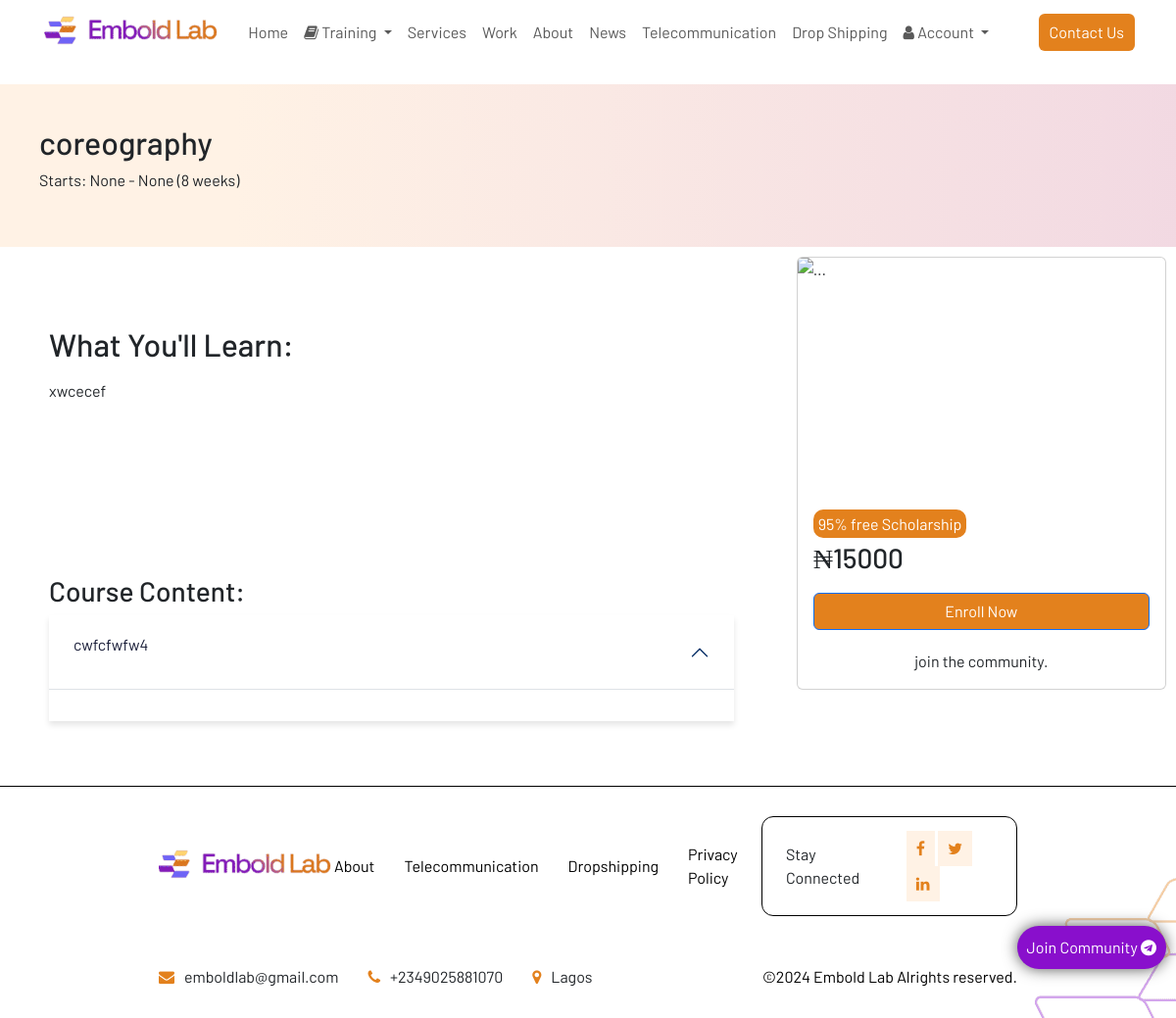
/masterclass/coreography/, run on the app's committed database.
### control/models.py (models this page shows, shortened)
class Bootcamp(models.Model):
    category = models.ForeignKey(Category, related_name='bootcamps', on_delete=models.CASCADE)
    title = models.CharField(max_length=555)
    slug = models.SlugField(max_length=555)
    image = CloudinaryField('image', blank=True, null=True)
    intro = RichTextField(blank=True)
    subdetail = RichTextField(blank=True)
    course_content_title_1 = RichTextField(blank=True)
    course_content_desc_1 = RichTextField(blank=True)
    course_content_title_2 = RichTextField(blank=True)
    course_content_desc_2 = RichTextField(blank=True)
    course_content_title_3 = RichTextField(blank=True)
    course_content_desc_3 = RichTextField(blank=True)
    course_content_title_4 = RichTextField(blank=True)
    course_content_desc_4 = RichTextField(blank=True)
    course_content_title_5 = RichTextField(blank=True)
    course_content_desc_5 = RichTextField(blank=True)
    course_content_title_6 = RichTextField(blank=True)
    course_content_desc_6 = RichTextField(blank=True)
    course_content_title_7 = RichTextField(blank=True)
    course_content_desc_7 = RichTextField(blank=True)
    course_content_title_8 = RichTextField(blank=True)
    course_content_desc_8 = RichTextField(blank=True)
    course_content_title_9 = RichTextField(blank=True)
    course_content_desc_9 = RichTextField(blank=True)
    course_content_title_10 = RichTextField(blank=True)
    course_content_desc_10 = RichTextField(blank=True)
    price = models.FloatField()
    former_price= models.FloatField(blank=True, null=True)
    is_featured = models.BooleanField(default=False)
    is_masterclass = models.BooleanField(default=False)
    is_accelerator = models.BooleanField(default=False)
    start_date = models.DateField(blank=True, null=True)
    end_date = models.DateField(blank=True, null=True)
    date_added = models.DateTimeField(auto_now_add=True)
    thumbnail = models.ImageField(upload_to='uploads/', blank=True, null=True)
    num_visits = models.IntegerField(default=0)
    last_visit = models.DateTimeField(blank=True, null=True)
    class Meta:
        ordering = ('-date_added',)

### control/views.py (the view)
# urls.py: path('<slug:category_slug>/<slug:bootcamp_slug>/', views.bootcamp_detail, name='bootcamp_detail'),
def bootcamp_detail(request, category_slug, bootcamp_slug):
    bootcamp = get_object_or_404(Bootcamp, category__slug=category_slug, slug=bootcamp_slug)
    content_items = []
    for i in range(1, 11):
        title_attr = getattr(bootcamp, f'course_content_title_{i}', None)
        desc_attr = getattr(bootcamp, f'course_content_desc_{i}', None)
        if title_attr:
            content_items.append((title_attr, desc_attr))
    related_bootcamps = Bootcamp.objects.filter(category=bootcamp.category).exclude(id=bootcamp.id)
    categories = Category.objects.all()
    categorized_bootcamps = [
        (category, Bootcamp.objects.filter(category=category)) for category in categories
    ]
    return render(request, 'bootcamp_detail.html', {
        'bootcamp': bootcamp,
        'related_bootcamps': related_bootcamps,
        'categorized_bootcamps': categorized_bootcamps,
        'categories': categories,
        'content_items': content_items,  # Pass the processed content items to the template
    })

### control/templates/bootcamp_detail.html (shortened to what this page needs)
{% extends 'base.html' %}
{% load static %}
{% load cloudinary %}
{% load i18n %}
{% load custom_tags %}
{% block head %}
<link rel="stylesheet" href="https://unpkg.com/bootstrap@5.3.3/dist/css/bootstrap.min.css">
    <link rel="stylesheet" href="https://unpkg.com/bs-brain@2.0.4/components/testimonials/testimonial-3/assets/css/testimonial-3.css">
    <link rel="stylesheet" href="https://cdnjs.cloudflare.com/ajax/libs/font-awesome/4.7.0/css/font-awesome.min.css">
    <link rel="stylesheet" href="https://maxcdn.bootstrapcdn.com/font-awesome/4.7.0/css/font-awesome.min.css">
      <link
      href="https://cdn.jsdelivr.net/npm/bootstrap@5.3.2/dist/css/bootstrap.min.css"
      rel="stylesheet"
  />
{% endblock %}
{% block content %}
    <main class="overflow-hidden">
        <div class="course-heading">
            <h2>{{ bootcamp.title }}</h2>
            <p>Starts: {{ bootcamp.start_date }} - {{ bootcamp.end_date }} (8 weeks)</p>
        </div>
        <div class="row course-1">
          <div class="col-md-5 col-lg-4 order-md-last course-card">
            <div class="card" >
                <img src="{{ bootcamp.image.url }}" class="card-img-top" alt="...">
                <div class="card-body" style="margin-top: 20px;">
                  <div><span style="background: #e3811d; color: white; padding: 5px;  border-radius: 10px;">95% free Scholarship</span></div>
                  <div style="display: inline-flex; margin-top: 10px; margin-bottom: 10px;"><del>{{ bootcamp.former_price|floatformat:0 }}</del><h3 class="card-subtitle mb-2">₦{{ bootcamp.price|floatformat:0 }}</h3></div>
                  <div class="d-grid gap-2">
{% if user.is_authenticated %}
 <a  type="button" class="btn btn-primary" style="color: #fff; background-color: #e3811d;" href="{% url 'dashboard' %}"  >Enroll Now</a>
{% elif not user.is_authenticated %}
   <a  type="button" class="btn btn-primary" style="color: #fff; background-color: #e3811d;" href="{% url 'access' %}"  >Enroll Now</a>
{% endif %}
                  </div>
                  <div style="text-align: center; margin-top: 20px;"><span>join the community.</span></div>
                </div>
              </div>
          </div>
          <div class="col-md-7 col-lg-8">
            <div class="course-cont">
                <div class="course-head">
                    <h2>What You'll Learn: </h2>
                    <p>{{bootcamp.intro|safe}}</p>
                </div>
                <div class="course-body">
                    <h3>Course Content: </h3>
                   <div class="accordion accordion-flush" id="accordionBootcampDetails">
    {% for title_attr, desc_attr in content_items %}
        <div class="accordion-item">
            <h2 class="accordion-header" id="heading{{ forloop.counter }}">
                <button class="accordion-button {% if forloop.counter != 1 %}collapsed{% endif %}" type="button" data-bs-toggle="collapse" data-bs-target="#collapse{{ forloop.counter }}" aria-expanded="{% if forloop.counter == 1 %}true{% else %}false{% endif %}" aria-controls="collapse{{ forloop.counter }}" style="color: #191D38;">
                    {{ title_attr|safe }}
                </button>
            </h2>
            <div id="collapse{{ forloop.counter }}" class="accordion-collapse collapse {% if forloop.counter == 1 %}show{% endif %}" aria-labelledby="heading{{ forloop.counter }}" data-bs-parent="#accordionBootcampDetails">
                <div class="accordion-body" style="color: #191D38;">
                </div>
            </div>
        </div>
    {% endfor %}
</div>
                </div>
            </div>
          </div>
        </div>
      </main>
{% endblock %}

### static/assets/css/index.css (style rules this page uses)
:root { --white: #ffffff; --black: #000000; --orange: #e3811d; --lsorange: #fff2e5; --lorange: #fccc60; --purple: #890fcc; --lpurple: #8378f8; --gredient: linear-gradient(to right, var(--lsorange) 20%, #890FCC 750%, #8378F8 100%); --grey: #b3b1b1; }
* { font-family: "Barlow"; font-style: normal; }
a { text-decoration: none; font-family: "Barlow"; font-style: normal; }
body { box-sizing: border-box; margin: 0; padding: 0; overflow-x: hidden; scroll-behavior: smooth; font-family: "Barlow"; }
h1,h2,h3,h4,h5,h6 { font-family: "Barlow"; font-style: normal; }
p, span { font-family: "Barlow"; font-style: normal; }
button { font-family: "Barlow"; font-style: normal; }
.accordion-item { border: none; margin-bottom: 16px; border-radius: 12px; overflow: hidden; box-shadow: 0 4px 6px rgba(0, 0, 0, 0.1); transition: all 0.3s ease; }
.accordion-button { padding: 20px 25px; color: #333; background-color: #ffffff; transition: all 0.3s ease; }
.accordion-button:not(.collapsed) { color: var(--orange); background-color: var(--white); }
.course-card .card img { height: 224px; }
.course-body { margin-top: 80px; }
*,*::after, *::before { box-sizing: border-box; margin: 0; padding: 0; }

### static/assets/css/style.css (style rules this page uses)
:root { --white: #ffffff; --black: #000000; --orange: #e3811d; --lsorange: #fff2e5; --lorange: #fccc60; --purple: #890fcc; --lpurple: #8378f8; --gredient: linear-gradient(to right, var(--lsorange) 20%, #890FCC 750%, #8378F8 100%); --grey: #b3b1b1; }
* { margin: 0; padding: 0; box-sizing: border-box; font-family: "Barlow"; }

### control/templates/base.html (style rules this page uses)
* { font-family: "Barlow"; }
* { margin:0; }

### data on the page
Bootcamp: title "coreography", start_date "None", end_date "None", price "15000", intro "xwcecef", content_items "cwfcfwfw4"
